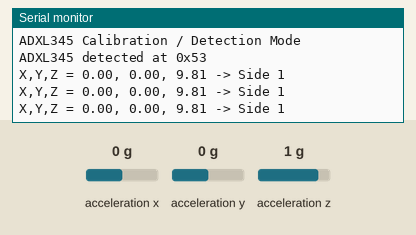
This sketch was run on a simulated Arduino Uno, built with avr-gcc and run on an emulated ATmega328P. Parts: the last lines printed to the serial monitor. Inputs (shaded band) come from the test bench; at power-on: acceleration x 0 g, acceleration y 0 g, acceleration z 1 g.

Above: at 1.9 s.
2.0 s: acceleration x set to -1.4 g
At 2.6 s:
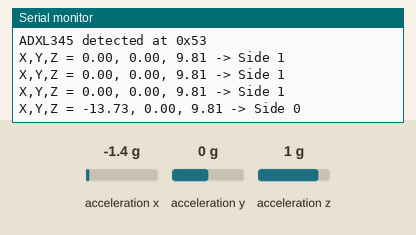
3.5 s: acceleration y set to -1.4 g
At 4.1 s:
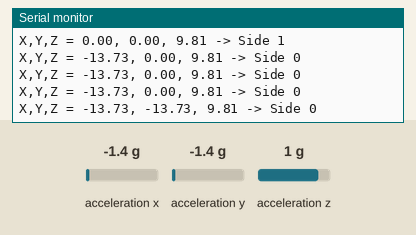
5.0 s: acceleration z set to -1.4 g
At 5.6 s:
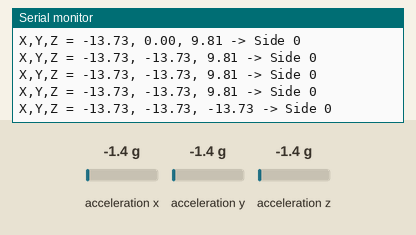

The sketch:

calibration_adxl345.ino
```cpp
#include <Wire.h>
#include <Adafruit_ADXL345_U.h>

Adafruit_ADXL345_Unified accel = Adafruit_ADXL345_Unified(12345);

// ---------------------- CALIBRATION MODE ----------------------
// Set to true to log XYZ readings for calibration.
// Set to false to use stored calibration values.
bool CALIBRATION_MODE = false;

// How "close" a reading must be to a stored face vector to count as valid
// (lower = stricter). Usually 1.5–2.5 works well for ±1g noise.
float MATCH_THRESHOLD = 2.0;

// Each row: {x, y, z} average when that face is UP
float faceCalibrations[6][3] = {
  {-0.16, -0.27, 11.77},  // Face 1
  {-0.27, 9.41, 1.06},  // Face 2
  {-9.85, -0.16, 1.02},  // Face 3
  {0.08, -10.00, 1.73},  // Face 4
  {9.85, 1.26, 1.92},  // Face 5
  {-0.35, -0.35, -8.04}   // Face 6
};

void setup() {
  Serial.begin(115200);
  while (!Serial);

  // allow sensor power-on time
  delay(200);


  Serial.println("ADXL345 Calibration / Detection Mode");
  if (!accel.begin()) {
    Serial.println("No ADXL345 detected ... check wiring!");
    while (1);
  }

  accel.setRange(ADXL345_RANGE_16_G);
  Serial.println("ADXL345 detected at 0x53");
  delay(500);
}

void loop() {
  sensors_event_t event;
  accel.getEvent(&event);
  float x = event.acceleration.x;
  float y = event.acceleration.y;
  float z = event.acceleration.z;

  if (CALIBRATION_MODE) {
    // ---------------- CALIBRATION ----------------
    Serial.print("Current XYZ = ");
    Serial.print(x, 2); Serial.print(", ");
    Serial.print(y, 2); Serial.print(", ");
    Serial.println(z, 2);
    delay(3000);

  } else {
    // ---------------- DETECTION ----------------
    int face = getClosestFace(x, y, z);
    Serial.print("X,Y,Z = ");
    Serial.print(x, 2); Serial.print(", ");
    Serial.print(y, 2); Serial.print(", ");
    Serial.print(z, 2);
    Serial.print(" -> Side ");
    Serial.println(face);
    delay(500);
  }
}

// Compute which calibration vector is closest
int getClosestFace(float x, float y, float z) {
  int bestFace = 0;
  float bestDist = 9999;

  for (int i = 0; i < 6; i++) {
    float dx = x - faceCalibrations[i][0];
    float dy = y - faceCalibrations[i][1];
    float dz = z - faceCalibrations[i][2];
    float dist = sqrt(dx * dx + dy * dy + dz * dz);

    if (dist < bestDist) {
      bestDist = dist;
      bestFace = i + 1;
    }
  }

  // Only count as valid if we're clearly close to a known face
  if (bestDist < MATCH_THRESHOLD) {
    return bestFace;
  } else {
    // Too tilted or in between sides
    return 0;
  }
}
```

Measured:
- after the input at 2.0 s, the serial monitor: prints a new line after 0.21 s (image 1)
- after the input at 3.5 s, the serial monitor: prints a new line after 0.22 s (image 2)
- after the input at 5.0 s, the serial monitor: prints a new line after 0.23 s (image 3)
